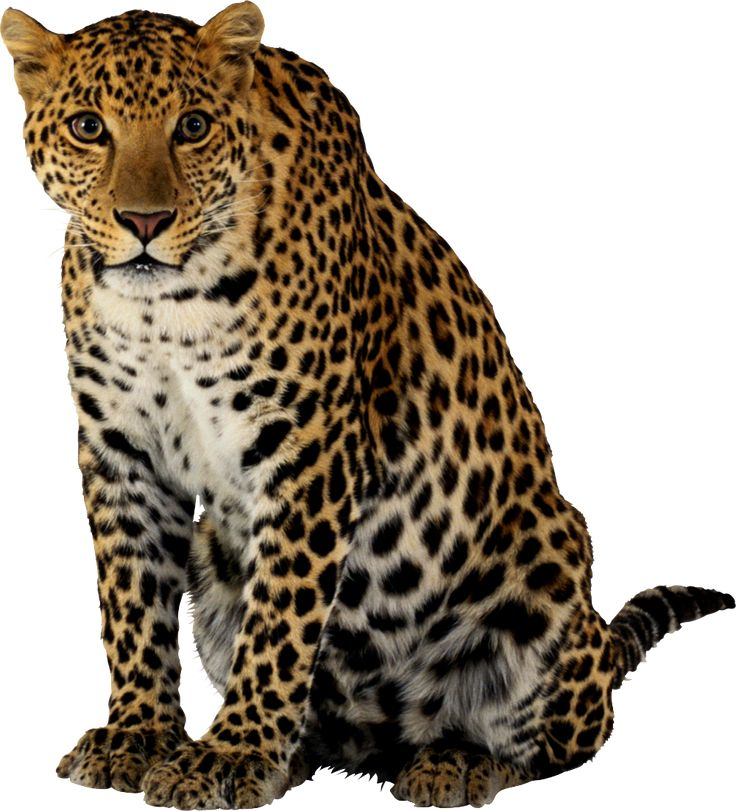
#> input picture grafLab3/grafika3lab/Resources/image1.png, 736 x 811 px
$ python grafLab9.py
#> lines starting #> are read from the running program, lines starting #| are printed output that depends on the picture
#> the answer given: grafLab3/grafika3lab/Resources/image1.png
from PIL import Image, ImageFilter, ImageOps
import tkinter as tk
from tkinter import filedialog
import numpy as np

def low_pass_filter(image):
    return image.filter(ImageFilter.GaussianBlur(radius=10))

def high_pass_filter(image):
    return image.filter(ImageFilter.FIND_EDGES)

def process_image(image_path):
    image = Image.open(image_path)
#> image is the input picture: PIL image 736x811 RGB; mean R, G, B 165.6, 155.1, 141.7
    width, height = image.size
#> width = 736; height = 811
    mid_x = width // 2
#> mid_x = 368
    left_half = image.crop((0, 0, mid_x, height))
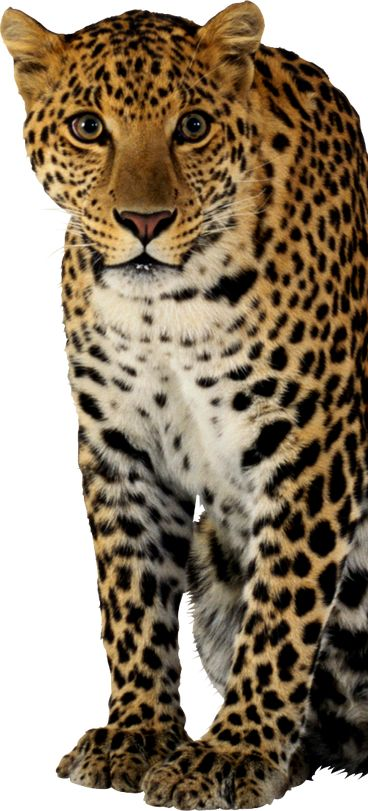
#> left_half: PIL image 368x811 RGB; mean R, G, B 145.7, 130.6, 110.5
    right_half = image.crop((mid_x, 0, width, height))
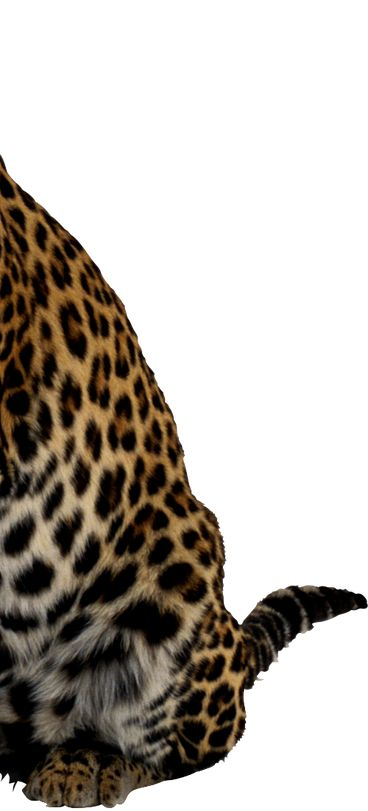
#> right_half: PIL image 368x811 RGB; mean R, G, B 185.5, 179.7, 172.9
    left_np = np.array(left_half)
    left_np[:, :, 0] = np.array(low_pass_filter(Image.fromarray(left_np[:, :, 0])))
#> in low_pass_filter, `return image.filter(ImageFilter.GaussianBlur(radius=10))`:
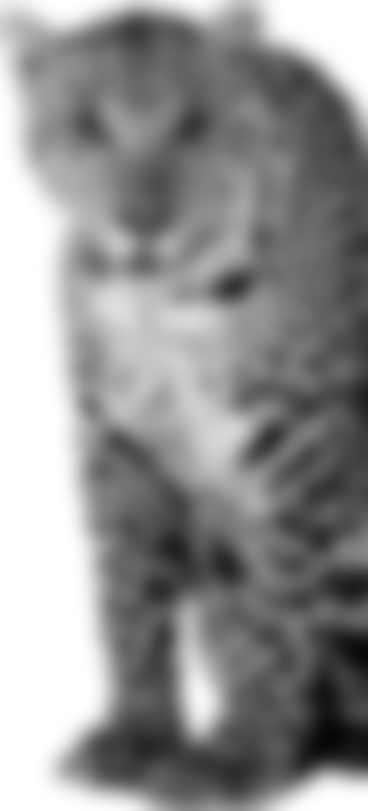
#> returned value: PIL image 368x811 L; min 6, max 255, mean 146
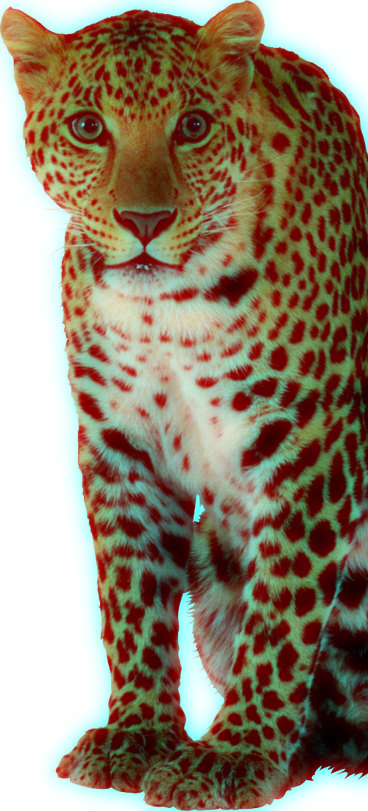
#> left_np: shape (811, 368, 3); mean R, G, B 146, 130.6, 110.5
    left_half_filtered = Image.fromarray(left_np)
    right_gray = ImageOps.grayscale(right_half)
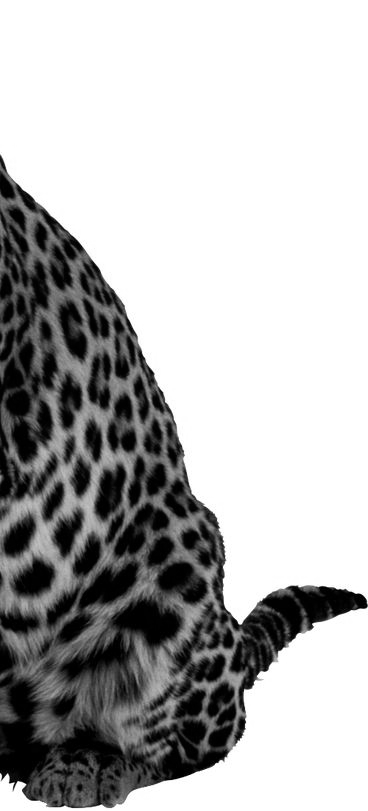
#> right_gray: PIL image 368x811 L; min 0, max 255, mean 180.6
    right_filtered = high_pass_filter(right_gray)
#> in high_pass_filter, `return image.filter(ImageFilter.FIND_EDGES)`:
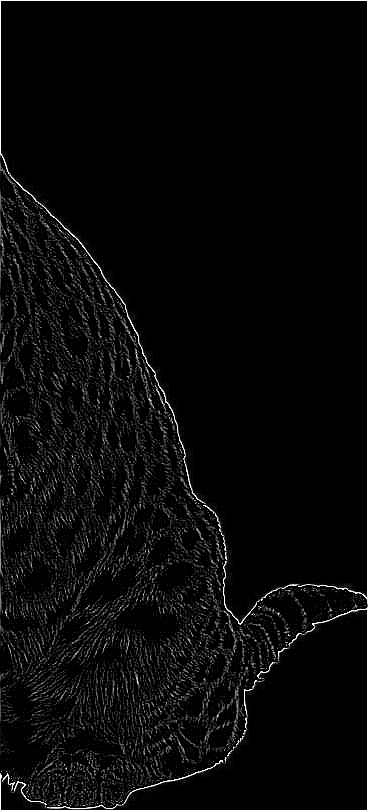
#> returned value: PIL image 368x811 L; min 0, max 255, mean 9.5
    combined_image = Image.new("RGB", (width, height))
#> combined_image: PIL image 736x811 RGB; every value is 0
    combined_image.paste(left_half_filtered, (0, 0))
    combined_image.paste(ImageOps.colorize(right_filtered, "black", "red"), (mid_x, 0))
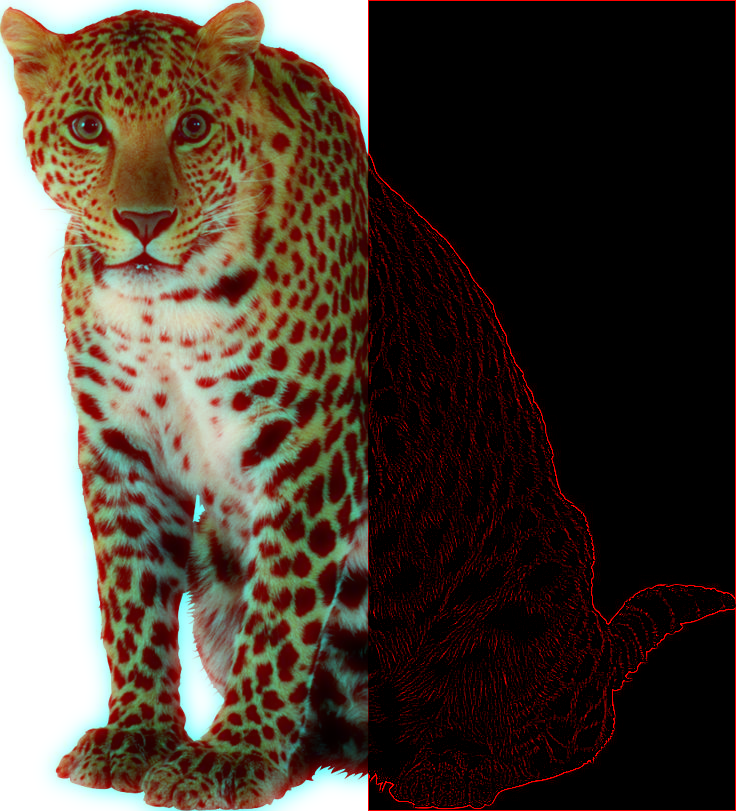
#> combined_image: PIL image 736x811 RGB; mean R, G, B 77.7, 65.3, 55.3

    combined_image.save("filtered_image.png")
    print("Обработка завершена. Результат сохранён в filtered_image.png")

def main():
    root = tk.Tk()
    root.withdraw()
    file_path = filedialog.askopenfilename(title="Выберите изображение", filetypes=[("Image files", "*.png;*.jpg;*.jpeg")])
    if file_path:
        process_image(file_path)
    else:
        print("Файл не выбран.")

if __name__ == "__main__":
    main()

$ run again, on grafika3lab/grafika3lab/Resources/image2.png
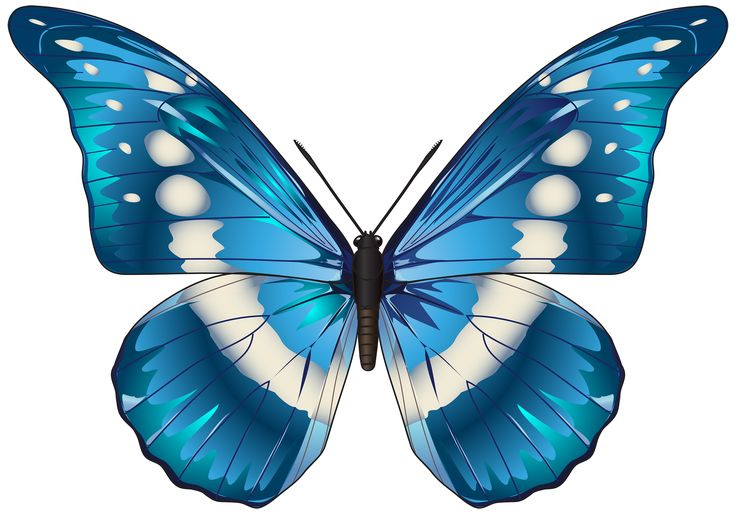
#> input picture grafika3lab/grafika3lab/Resources/image2.png, 736 x 514 px
#> in process_image, image is the input picture: PIL image 736x514 RGB; mean R, G, B 155.1, 186.5, 202.3
#> in high_pass_filter, `return image.filter(ImageFilter.FIND_EDGES)`:
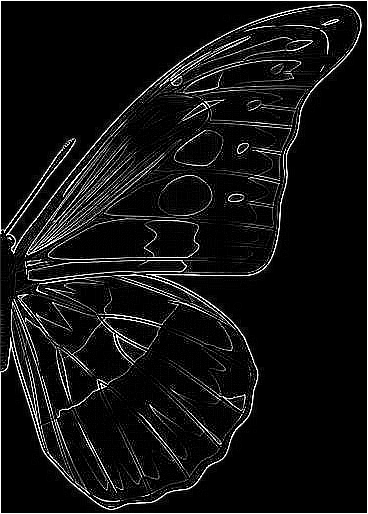
#> returned value: PIL image 368x514 L; min 0, max 255, mean 19.1
#> in process_image, `combined_image.paste(ImageOps.colorize(right_filtered, "black", "red")..`:
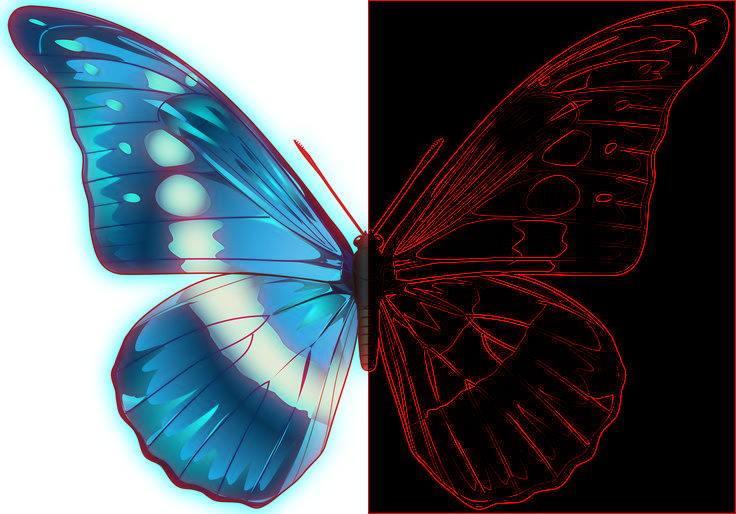
#> combined_image: PIL image 736x514 RGB; mean R, G, B 87, 93.8, 101.4
